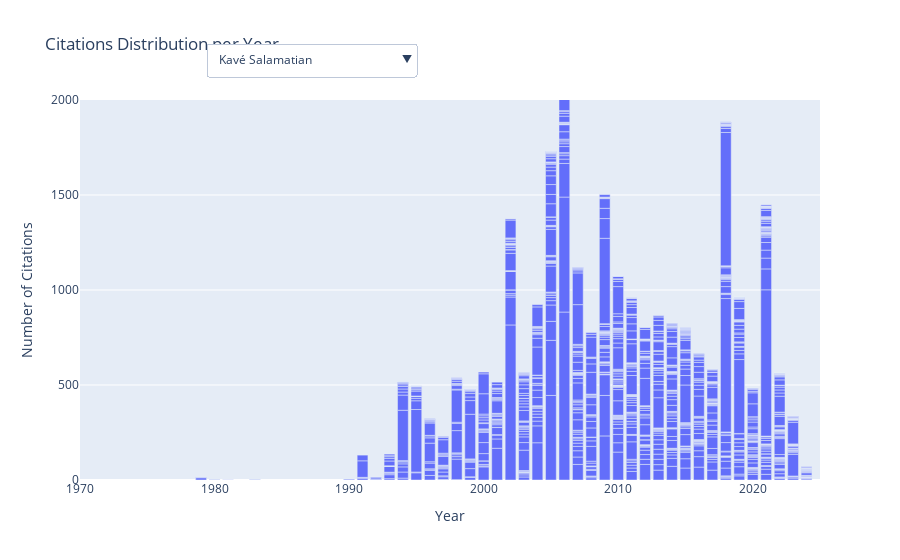
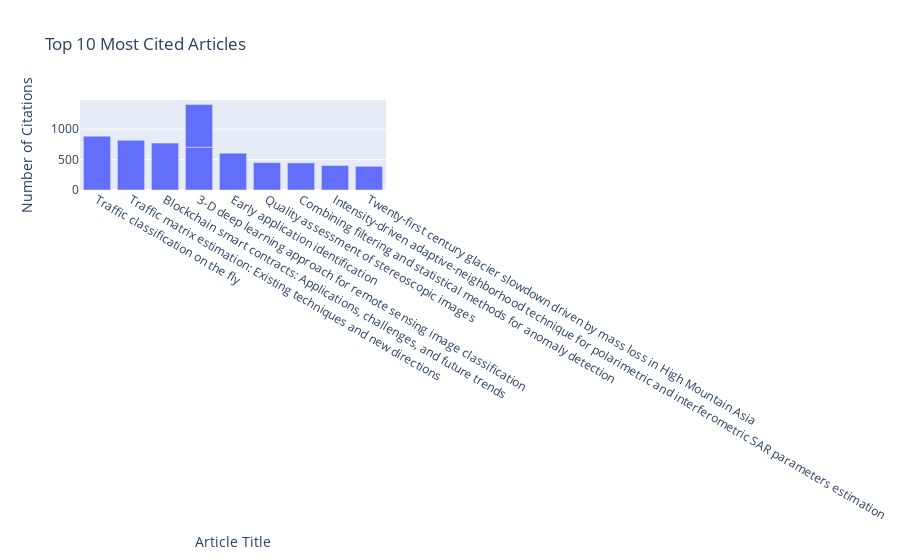
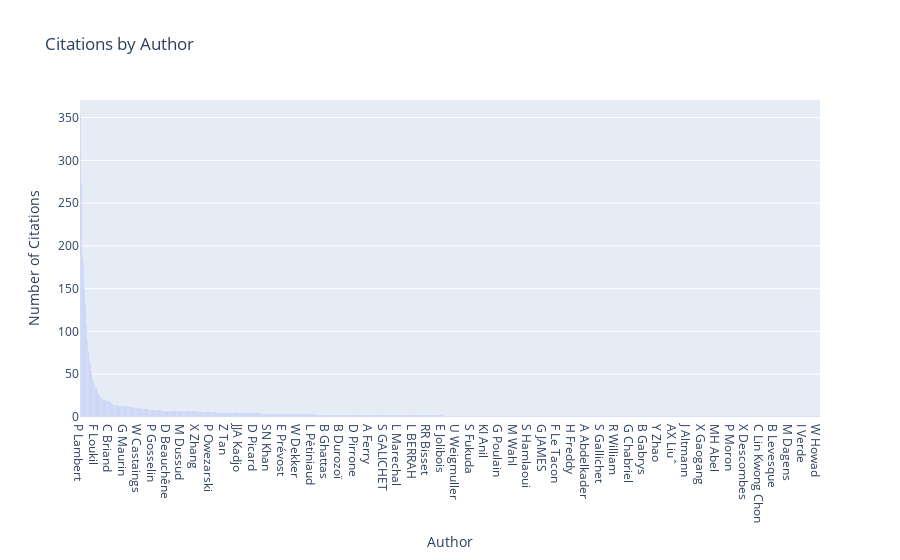

Notebook code for these charts, in order:
### Code cell
import pandas as pd
import plotly.express as px

# Load the dataset
df = pd.read_csv("data.csv")

researchers = df['researcher'].unique()

# 1. Citations Distribution per Year
fig1 = px.bar(df, x='year', y='value of cited by', title='Citations Distribution per Year',
              labels={'value of cited by': 'Number of Citations', 'year': 'Year'})

buttons = []

# Ajouter un bouton pour chaque chercheur
for researcher in researchers:
    button = dict(
        args=["visible", [True if r == researcher else False for r in df['researcher']]],
        label=researcher,  # Utiliser le nom du chercheur comme label
        method="restyle"
    )
    buttons.append(button)

# Ajouter un bouton "All Researchers" pour tout afficher
buttons.append(dict(
    args=["visible", [True for _ in df['researcher']]],
    label="All Researchers",
    method="restyle"
))
fig1.update_layout(
    xaxis=dict(
        title='Year',
        range=[1970, 2025]  # Limites de l'axe x, ajustez les valeurs comme nécessaire
    ),
    yaxis=dict(
        title='Number of Citations',
        range=[0, 2000],  # Limites de l'axe y, ajustez les valeurs comme nécessaire
        type='linear'  # Vous pouvez aussi choisir 'log' pour une échelle logarithmique si nécessaire
    ),
    updatemenus=[
        dict(
            buttons=buttons,
            direction="down",  # Direction du menu déroulant
            showactive=True,
            active=0,  # Le premier bouton sera activé par défaut
            x=0.17,  # Position du menu déroulant
            xanchor="left",
            y=1.15,  # Position du menu déroulant
            yanchor="top"
        ),
    ],
    
)

fig1.show()

# 2. Top 10 Most Cited Articles
top_cited_articles = df.nlargest(10, 'value of cited by')
fig2 = px.bar(top_cited_articles, x='title', y='value of cited by', title='Top 10 Most Cited Articles', labels={'value of cited by': 'Number of Citations', 'title': 'Article Title'})
fig2.show()

# 3. Citations by Author (fixed for handling multiple authors)
authors_split = df['authors'].str.split(',').explode().str.strip()
authors_citations = authors_split.value_counts().reset_index(name='citations')
authors_citations.columns = ['Author', 'Citations']
fig3 = px.bar(authors_citations, x='Author', y='Citations', title='Citations by Author', labels={'Citations': 'Number of Citations'})
fig3.show()


# 5. Bubble Chart: Citations by Author with Year and Number of Citations
fig5 = px.scatter(df, x='year', y='value of cited by', size='value of cited by', color='researcher', hover_name='title', title='Bubble Chart: Citations by Author with Year and Number of Citations')
fig5.show()

### Figure 1 — Plotly figure (JSON) as saved in the notebook; plotly's stock layout.template omitted (floating-point values rounded to 4 significant figures; data arrays with more than 128 entries replaced by an {"elided": "..."} marker saying what was removed)
{"data": [{"alignmentgroup": "True", "hovertemplate": "Year=%{x}<br>Number of Citations=%{y}<extra></extra>", "legendgroup": "", "marker": {"color": "#636efa", "pattern": {"shape": ""}}, "name": "", "offsetgroup": "", "orientation": "v", "showlegend": false, "textposition": "auto", "type": "bar", "x": {"elided": "2005 int values"}, "xaxis": "x", "y": {"elided": "2005 int values"}, "yaxis": "y"}], "layout": {"barmode": "relative", "legend": {"tracegroupgap": 0}, "title": {"text": "Citations Distribution per Year"}, "updatemenus": [{"active": 0, "buttons": [{"args": ["visible", {"elided": "2005 bool values"}], "label": "Kavé Salamatian", "method": "restyle"}, {"args": ["visible", {"elided": "2005 bool values"}], "label": "Didier Coquin", "method": "restyle"}, {"args": ["visible", {"elided": "2005 bool values"}], "label": "Sylvie Galichet", "method": "restyle"}, {"args": ["visible", {"elided": "2005 bool values"}], "label": "Guillaume Ginolhac", "method": "restyle"}, {"args": ["visible", {"elided": "2005 bool values"}], "label": "Patrick Lambert", "method": "restyle"}, {"args": ["visible", {"elided": "2005 bool values"}], "label": "Christophe LIN-KWONG-CHON", "method": "restyle"}, {"args": ["visible", {"elided": "2005 bool values"}], "label": "Faiza Loukil", "method": "restyle"}, {"args": ["visible", {"elided": "2005 bool values"}], "label": "Emmanuel Trouvé", "method": "restyle"}, {"args": ["visible", {"elided": "2005 bool values"}], "label": "Flavien Vernier", "method": "restyle"}, {"args": ["visible", {"elided": "2005 bool values"}], "label": "Khadija Bousselmi", "method": "restyle"}, {"args": ["visible", {"elided": "2005 bool values"}], "label": "Abdourrahmane Atto", "method": "restyle"}, {"args": ["visible", {"elided": "2005 bool values"}], "label": "Alexandre Benoit", "method": "restyle"}, {"args": ["visible", {"elided": "2005 bool values"}], "label": "Eric Benoit", "method": "restyle"}, {"args": ["visible", {"elided": "2005 bool values"}], "label": "Lamia Berrah", "method": "restyle"}, {"args": ["visible", {"elided": "2005 bool values"}], "label": "Mickael Bettinelli", "method": "restyle"}, {"args": ["visible", {"elided": "2005 bool values"}], "label": "Argheesh Bhanot", "method": "restyle"}, {"args": ["visible", {"elided": "2005 bool values"}], "label": "All Researchers", "method": "restyle"}], "direction": "down", "showactive": true, "x": 0.17, "xanchor": "left", "y": 1.15, "yanchor": "top"}], "xaxis": {"anchor": "y", "domain": [0, 1], "range": [1970, 2025], "title": {"text": "Year"}}, "yaxis": {"anchor": "x", "domain": [0, 1], "range": [0, 2000], "title": {"text": "Number of Citations"}, "type": "linear"}}}

### Figure 2 — Plotly figure (JSON) as saved in the notebook; plotly's stock layout.template omitted (floating-point values rounded to 4 significant figures)
{"data": [{"alignmentgroup": "True", "hovertemplate": "Article Title=%{x}<br>Number of Citations=%{y}<extra></extra>", "legendgroup": "", "marker": {"color": "#636efa", "pattern": {"shape": ""}}, "name": "", "offsetgroup": "", "orientation": "v", "showlegend": false, "textposition": "auto", "type": "bar", "x": ["Traffic classification on the fly", "Traffic matrix estimation: Existing techniques and new directions", "Blockchain smart contracts: Applications, challenges, and future trends", "3-D deep learning approach for remote sensing image classification", "3-D deep learning approach for remote sensing image classification", "Early application identification", "Quality assessment of stereoscopic images", "Combining filtering and statistical methods for anomaly detection", "Intensity-driven adaptive-neighborhood technique for polarimetric and interferometric SAR parameters estimation", "Twenty-first century glacier slowdown driven by mass loss in High Mountain Asia"], "xaxis": "x", "y": [884, 816, 770, 702, 702, 605, 449, 445, 403, 389], "yaxis": "y"}], "layout": {"barmode": "relative", "legend": {"tracegroupgap": 0}, "title": {"text": "Top 10 Most Cited Articles"}, "xaxis": {"anchor": "y", "domain": [0, 1], "title": {"text": "Article Title"}}, "yaxis": {"anchor": "x", "domain": [0, 1], "title": {"text": "Number of Citations"}}}}

### Figure 3 — Plotly figure (JSON) as saved in the notebook; plotly's stock layout.template omitted (floating-point values rounded to 4 significant figures; data arrays with more than 128 entries replaced by an {"elided": "..."} marker saying what was removed)
{"data": [{"alignmentgroup": "True", "hovertemplate": "Author=%{x}<br>Number of Citations=%{y}<extra></extra>", "legendgroup": "", "marker": {"color": "#636efa", "pattern": {"shape": ""}}, "name": "", "offsetgroup": "", "orientation": "v", "showlegend": false, "textposition": "auto", "type": "bar", "x": {"elided": "1587 str values"}, "xaxis": "x", "y": {"elided": "1587 int values"}, "yaxis": "y"}], "layout": {"barmode": "relative", "legend": {"tracegroupgap": 0}, "title": {"text": "Citations by Author"}, "xaxis": {"anchor": "y", "domain": [0, 1], "title": {"text": "Author"}}, "yaxis": {"anchor": "x", "domain": [0, 1], "title": {"text": "Number of Citations"}}}}
